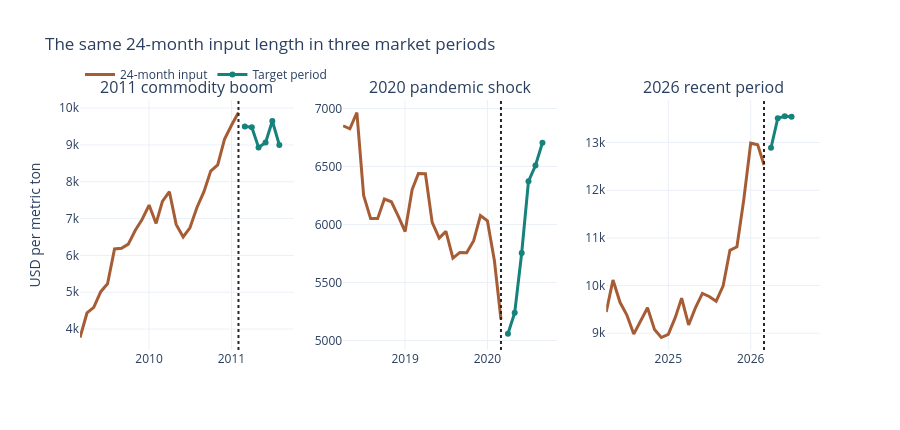

The cell this chart's notebook holds for it:
### Markdown cell above
## 3. See the input and target periods

Each panel separates the 24 prices given to the models from the six months they must forecast. A dotted line marks the last month available as input.

### Code cell
COPPER = "#a65d35"
TEAL = "#16827c"
CHARCOAL = "#262626"
PENDING = "#a8adb3"

period_figure = make_subplots(rows=1, cols=3, subplot_titles=list(SCENARIOS), shared_yaxes=False)
for column, (scenario, cutoff) in enumerate(SCENARIOS.items(), start=1):
    input_frame = scenario_inputs[scenario]
    target_dates = pd.date_range(cutoff + pd.offsets.MonthBegin(1), periods=max(CONFIG.horizons), freq="MS")
    observed_targets = copper.reindex(target_dates)["value"]
    period_figure.add_trace(
        go.Scatter(x=input_frame.index, y=input_frame["value"], name="24-month input", line={"color": COPPER, "width": 3}, showlegend=column == 1),
        row=1,
        col=column,
    )
    period_figure.add_trace(
        go.Scatter(x=target_dates, y=observed_targets, name="Target period", line={"color": TEAL, "width": 3}, mode="lines+markers", showlegend=column == 1),
        row=1,
        col=column,
    )
    period_figure.add_vline(x=cutoff.timestamp() * 1000, line_dash="dot", line_color=CHARCOAL, row=1, col=column)

period_figure.update_layout(
    title="The same 24-month input length in three market periods",
    height=430,
    template="plotly_white",
    legend={"orientation": "h", "y": 1.16},
)
period_figure.update_yaxes(title_text="USD per metric ton", row=1, col=1)
period_figure.show()

### Figure 1 — Plotly figure (JSON) as saved in the notebook; plotly's stock layout.template omitted (floating-point values rounded to 4 significant figures)
{"data": [{"line": {"color": "#a65d35", "width": 3}, "name": "24-month input", "showlegend": true, "type": "scatter", "x": ["2009-03-01T00:00:00.000000", "2009-04-01T00:00:00.000000", "2009-05-01T00:00:00.000000", "2009-06-01T00:00:00.000000", "2009-07-01T00:00:00.000000", "2009-08-01T00:00:00.000000", "2009-09-01T00:00:00.000000", "2009-10-01T00:00:00.000000", "2009-11-01T00:00:00.000000", "2009-12-01T00:00:00.000000", "2010-01-01T00:00:00.000000", "2010-02-01T00:00:00.000000", "2010-03-01T00:00:00.000000", "2010-04-01T00:00:00.000000", "2010-05-01T00:00:00.000000", "2010-06-01T00:00:00.000000", "2010-07-01T00:00:00.000000", "2010-08-01T00:00:00.000000", "2010-09-01T00:00:00.000000", "2010-10-01T00:00:00.000000", "2010-11-01T00:00:00.000000", "2010-12-01T00:00:00.000000", "2011-01-01T00:00:00.000000", "2011-02-01T00:00:00.000000"], "xaxis": "x", "y": [3771.0, 4437.0, 4591.0, 5015.0, 5228.0, 6177.0, 6196.0, 6306.0, 6682.0, 6977.0, 7367.0, 6868.0, 7467.0, 7730.0, 6843.0, 6502.0, 6751.0, 7303.0, 7730.0, 8290.0, 8458.0, 9153.0, 9533.0, 9881.0], "yaxis": "y"}, {"line": {"color": "#16827c", "width": 3}, "mode": "lines+markers", "name": "Target period", "showlegend": true, "type": "scatter", "x": ["2011-03-01T00:00:00.000000", "2011-04-01T00:00:00.000000", "2011-05-01T00:00:00.000000", "2011-06-01T00:00:00.000000", "2011-07-01T00:00:00.000000", "2011-08-01T00:00:00.000000"], "xaxis": "x", "y": [9503.0, 9483.0, 8932.0, 9067.0, 9650.0, 8998.0], "yaxis": "y"}, {"line": {"color": "#a65d35", "width": 3}, "name": "24-month input", "showlegend": false, "type": "scatter", "x": ["2018-04-01T00:00:00.000000", "2018-05-01T00:00:00.000000", "2018-06-01T00:00:00.000000", "2018-07-01T00:00:00.000000", "2018-08-01T00:00:00.000000", "2018-09-01T00:00:00.000000", "2018-10-01T00:00:00.000000", "2018-11-01T00:00:00.000000", "2018-12-01T00:00:00.000000", "2019-01-01T00:00:00.000000", "2019-02-01T00:00:00.000000", "2019-03-01T00:00:00.000000", "2019-04-01T00:00:00.000000", "2019-05-01T00:00:00.000000", "2019-06-01T00:00:00.000000", "2019-07-01T00:00:00.000000", "2019-08-01T00:00:00.000000", "2019-09-01T00:00:00.000000", "2019-10-01T00:00:00.000000", "2019-11-01T00:00:00.000000", "2019-12-01T00:00:00.000000", "2020-01-01T00:00:00.000000", "2020-02-01T00:00:00.000000", "2020-03-01T00:00:00.000000"], "xaxis": "x2", "y": [6852.0, 6825.0, 6966.0, 6251.0, 6051.0, 6051.0, 6220.0, 6196.0, 6075.0, 5939.0, 6300.0, 6439.0, 6438.0, 6018.0, 5882.0, 5941.0, 5709.0, 5759.0, 5757.0, 5860.0, 6077.0, 6031.0, 5688.0, 5183.0], "yaxis": "y2"}, {"line": {"color": "#16827c", "width": 3}, "mode": "lines+markers", "name": "Target period", "showlegend": false, "type": "scatter", "x": ["2020-04-01T00:00:00.000000", "2020-05-01T00:00:00.000000", "2020-06-01T00:00:00.000000", "2020-07-01T00:00:00.000000", "2020-08-01T00:00:00.000000", "2020-09-01T00:00:00.000000"], "xaxis": "x2", "y": [5058.0, 5240.0, 5755.0, 6372.0, 6508.0, 6705.0], "yaxis": "y2"}, {"line": {"color": "#a65d35", "width": 3}, "name": "24-month input", "showlegend": false, "type": "scatter", "x": ["2024-04-01T00:00:00.000000", "2024-05-01T00:00:00.000000", "2024-06-01T00:00:00.000000", "2024-07-01T00:00:00.000000", "2024-08-01T00:00:00.000000", "2024-09-01T00:00:00.000000", "2024-10-01T00:00:00.000000", "2024-11-01T00:00:00.000000", "2024-12-01T00:00:00.000000", "2025-01-01T00:00:00.000000", "2025-02-01T00:00:00.000000", "2025-03-01T00:00:00.000000", "2025-04-01T00:00:00.000000", "2025-05-01T00:00:00.000000", "2025-06-01T00:00:00.000000", "2025-07-01T00:00:00.000000", "2025-08-01T00:00:00.000000", "2025-09-01T00:00:00.000000", "2025-10-01T00:00:00.000000", "2025-11-01T00:00:00.000000", "2025-12-01T00:00:00.000000", "2026-01-01T00:00:00.000000", "2026-02-01T00:00:00.000000", "2026-03-01T00:00:00.000000"], "xaxis": "x3", "y": [9446.0, 10120.0, 9648.0, 9385.0, 8981.0, 9259.0, 9534.0, 9076.0, 8910.0, 8977.0, 9331.0, 9736.0, 9173.0, 9531.0, 9835.0, 9771.0, 9672.0, 9995.0, 10740.0, 10810.0, 11790.0, 12990.0, 12950.0, 12530.0], "yaxis": "y3"}, {"line": {"color": "#16827c", "width": 3}, "mode": "lines+markers", "name": "Target period", "showlegend": false, "type": "scatter", "x": ["2026-04-01T00:00:00.000000", "2026-05-01T00:00:00.000000", "2026-06-01T00:00:00.000000", "2026-07-01T00:00:00.000000", "2026-08-01T00:00:00.000000", "2026-09-01T00:00:00.000000"], "xaxis": "x3", "y": [12890.0, 13510.0, 13550.0, 13540.0, NaN, NaN], "yaxis": "y3"}], "layout": {"annotations": [{"font": {"size": 16}, "showarrow": false, "text": "2011 commodity boom", "x": 0.1444, "xanchor": "center", "xref": "paper", "y": 1, "yanchor": "bottom", "yref": "paper"}, {"font": {"size": 16}, "showarrow": false, "text": "2020 pandemic shock", "x": 0.5, "xanchor": "center", "xref": "paper", "y": 1, "yanchor": "bottom", "yref": "paper"}, {"font": {"size": 16}, "showarrow": false, "text": "2026 recent period", "x": 0.8556, "xanchor": "center", "xref": "paper", "y": 1, "yanchor": "bottom", "yref": "paper"}], "height": 430, "legend": {"orientation": "h", "y": 1.16}, "shapes": [{"line": {"color": "#262626", "dash": "dot"}, "type": "line", "x0": 1296518400000, "x1": 1296518400000, "xref": "x", "y0": 0, "y1": 1, "yref": "y domain"}, {"line": {"color": "#262626", "dash": "dot"}, "type": "line", "x0": 1583020800000, "x1": 1583020800000, "xref": "x2", "y0": 0, "y1": 1, "yref": "y2 domain"}, {"line": {"color": "#262626", "dash": "dot"}, "type": "line", "x0": 1772323200000, "x1": 1772323200000, "xref": "x3", "y0": 0, "y1": 1, "yref": "y3 domain"}], "title": {"text": "The same 24-month input length in three market periods"}, "xaxis": {"anchor": "y", "domain": [0, 0.2889]}, "xaxis2": {"anchor": "y2", "domain": [0.3556, 0.6444]}, "xaxis3": {"anchor": "y3", "domain": [0.7111, 1]}, "yaxis": {"anchor": "x", "domain": [0, 1], "title": {"text": "USD per metric ton"}}, "yaxis2": {"anchor": "x2", "domain": [0, 1]}, "yaxis3": {"anchor": "x3", "domain": [0, 1]}}}
